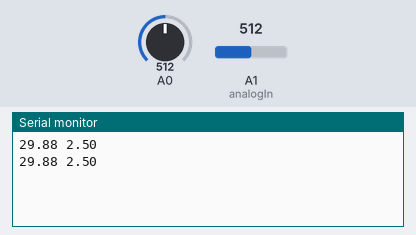
Bench run of a sketch on a simulated Arduino Uno, built with avr-gcc and run on an emulated ATmega328P. On the bench: the last lines printed to the serial monitor. Inputs (shaded band) come from the test bench; at power-on: A0 = 512, A1 (analogIn) = 512.

Above: at 1.8 s.
1.9 s: A0 set to 716
At 2.8 s:
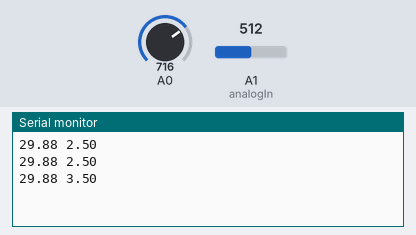
3.4 s: A1 (analogIn) set to 716
At 4.5 s:
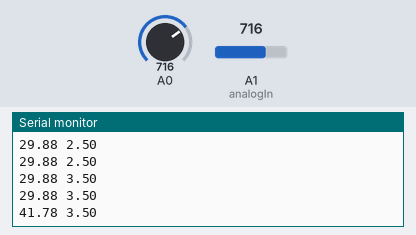
4.9 s: A0 set to 900
At 5.8 s:
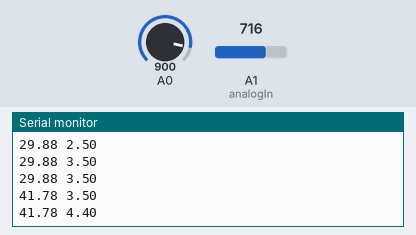
6.4 s: A1 (analogIn) set to 900
At 7.8 s:
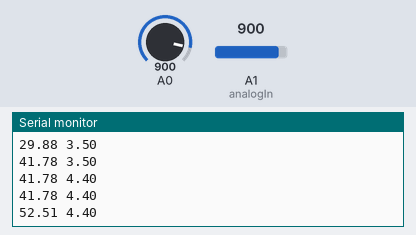
Timing chart, 0 to 8.9 s (numbered marks = the images above; inputs shaded):
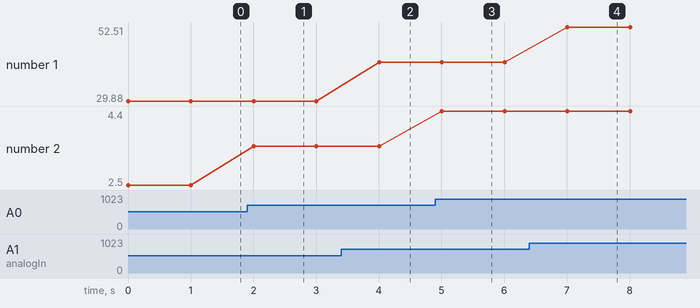

The sketch:

tempbeatSensor.ino
```cpp
int outputpin= 0;
float celsius=0.0;
int rawvoltage=0;
const int analogIn = A1;

void setup()
{
 Serial.begin(9600);

}
void loop()
{

int rawvoltage= analogRead(analogIn);
int sensorValue = analogRead(A0);
float millivolts= (rawvoltage/1024.0) * 5000;
float celsius= rawvoltage*0.0583497053;
float voltage = sensorValue * (5.0 / 1023.0);
 // Serial.print("sensor = " );
//  Serial.print(rawvoltage);
//  Serial.print("\t output = ");
  Serial.print(celsius);
  Serial.print(" ");
  Serial.println(voltage);


delay(1000);
}
```

Measured:
- after the input at 1.9 s, the serial monitor: prints a new line after 0.10 s (image 1)
- after the input at 3.4 s, the serial monitor: prints a new line after 0.60 s (image 2)
- after the input at 4.9 s, the serial monitor: prints a new line after 0.11 s (image 3)
- after the input at 6.4 s, the serial monitor: prints a new line after 0.61 s (image 4)
- plotted number 1: 29.88 → 41.78 after the input at 3.4 s, 41.78 → 52.51 after the input at 6.4 s
- plotted number 2: 2.5 → 3.5 after the input at 1.9 s, 3.5 → 4.4 after the input at 4.9 s
